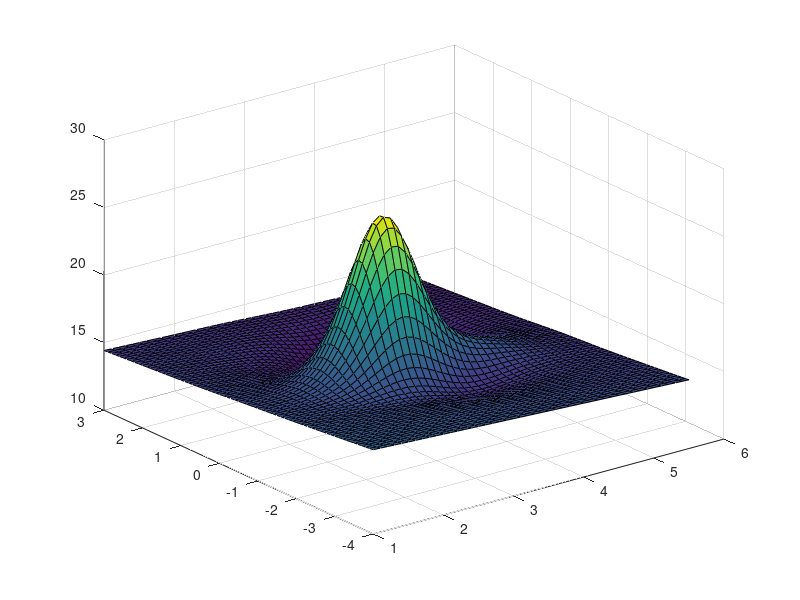

MATLAB code for this plot:
clear all
clc

x=1:0.1:5.5;
y=-4:0.1:3;
[x y]=meshgrid(x,y);
z=0.00125.*exp(-((x-3).^2+0.5.*y.^2)).*(sin(2.*x)+2.*sin(0.75*(0.5*y-2).^2)).*(16.*x+64.*x.^2+y.^2);
t=-0.1.*z.^2+17*exp(-0.1.*((0.1.*x-2)-(0.05.*y-1).^2-(z-1).^2))-10;
surf(x,y,t)